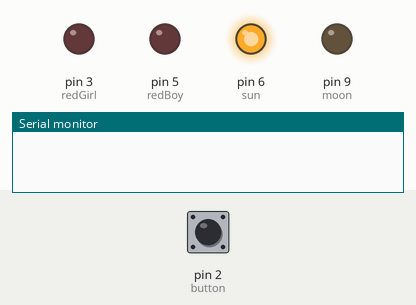
This sketch was run on a simulated Arduino Uno, built with avr-gcc and run on an emulated ATmega328P. On the bench: output pins drawn as LEDs (lit = HIGH), the last lines printed to the serial monitor. The inputs (shaded band) are chosen by the test bench; at power-on: pin 2 (button) LOW.

Above: at 1.2 s.
1.3 s: pin 2 (button) pulled HIGH for 0.25 s
At 2.7 s:
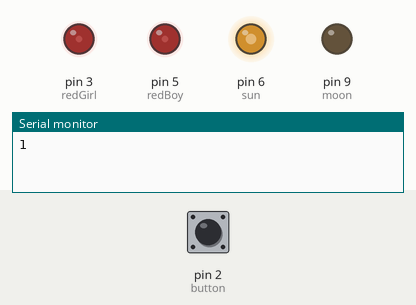
3.1 s: pin 2 (button) pulled HIGH for 1 s
At 4.1 s:
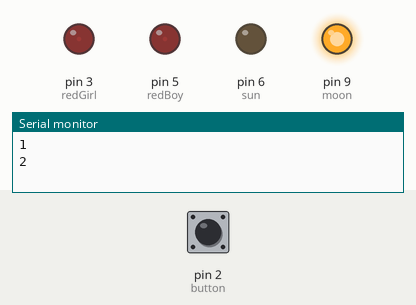
5.6 s: pin 2 (button) pulled HIGH for 0.25 s
At 7.0 s:
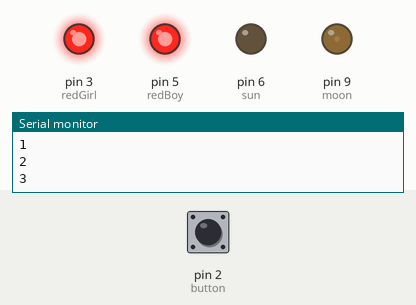
7.3 s: pin 2 (button) pulled HIGH for 3.2 s
At 8.5 s:
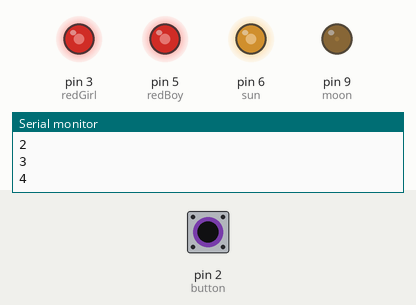
12.0 s: pin 2 (button) pulled HIGH for 0.25 s
At 13.4 s:
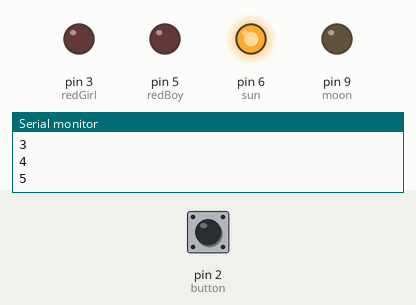
13.9 s: pin 2 (button) pulsed HIGH 5 times (0.12 s each, 0.3 s apart)
At 15.2 s:
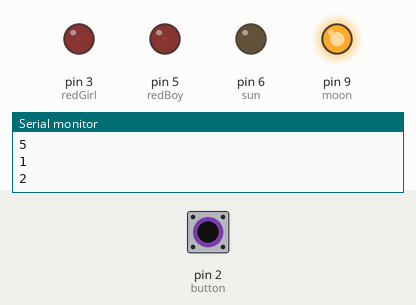
Timing chart, 0 to 16.9 s (numbered marks = the images above; inputs shaded):
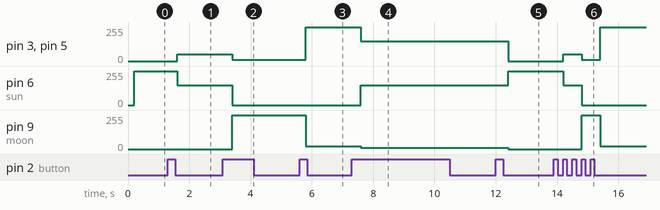

The sketch:

Final_Daisy_s_Diner.ino
```cpp
const int  button = 2;
const int redGirl = 3;
const int redBoy = 5;
const int sun = 6;
const int moon = 9;

int counter = 0;
int state = 0;
int lastState = 0;

void setup()
{
  pinMode(button, INPUT);

  pinMode(redGirl, OUTPUT); //red LED (by girl)
  pinMode(redBoy, OUTPUT); //red LED (by guy)
  pinMode(sun, OUTPUT);   //yellow LED representing sun
  pinMode(moon, OUTPUT); //blue LED representing moon
  Serial.begin(9600);
}


void loop()
{
 state = digitalRead(button);
 delay(200);
 if (state != lastState)
 {
   if (state == HIGH)
   {
     counter++;
    Serial.println(counter);
   }
 }

 lastState = state;

 if (counter == 0)
 {
  analogWrite(sun, 255);
  analogWrite(moon, 0);
  analogWrite(redGirl, 0);
  analogWrite(redBoy, 0);
 }
 else if (counter == 1)
 {
  analogWrite(sun, 150);
  analogWrite(redGirl, 50);
  analogWrite(redBoy, 50);
  analogWrite(moon, 0);

 }
 else if (counter == 2)
 {
  analogWrite(moon, 255);
  analogWrite(redGirl, 10);
  analogWrite(redBoy, 10);
  analogWrite(sun, 0);
 }
 else if (counter == 3)
 {
  analogWrite(redGirl, 255);
  analogWrite(redBoy, 255);
  analogWrite(moon, 20);
  analogWrite(sun, 0);
 }
 else if (counter == 4)
 {
  analogWrite(sun, 150);
  analogWrite(redGirl, 150);
  analogWrite(redBoy, 150);
  analogWrite(moon, 10);
 }
 else
 {
  counter = 0;
  }


}
```

Measured:
- after the input at 1.3 s, pin 3 (redGirl), pin 5 (redBoy): 0/255 → 50/255 after 0.30 s; pin 6 (sun): 255/255 → 150/255 after 0.30 s
- after the input at 3.1 s, pin 3 (redGirl), pin 5 (redBoy): 50/255 → 10/255 after 0.30 s; pin 6 (sun): 150/255 → 0/255 after 0.30 s; pin 9 (moon): 0/255 → 255/255 after 0.30 s
- after the input at 5.6 s, pin 3 (redGirl), pin 5 (redBoy): 10/255 → 255/255 after 0.20 s; pin 9 (moon): 255/255 → 20/255 after 0.20 s
- after the input at 7.3 s, pin 3 (redGirl), pin 5 (redBoy): 255/255 → 150/255 after 0.30 s; pin 6 (sun): 0/255 → 150/255 after 0.30 s; pin 9 (moon): 20/255 → 10/255 after 0.30 s
- after the input at 12.0 s, pin 3 (redGirl), pin 5 (redBoy): 150/255 → 0/255 after 0.40 s; pin 6 (sun): 150/255 → 255/255 after 0.40 s; pin 9 (moon): 10/255 → 0/255 after 0.40 s
- after the input at 13.9 s, pin 3 (redGirl), pin 5 (redBoy): 0/255 → 50/255 after 0.30 s, → 10/255 0.60 s later, → 255/255 0.60 s later; pin 6 (sun): 255/255 → 150/255 after 0.30 s, → 0/255 0.60 s later; pin 9 (moon): 0/255 → 255/255 after 0.90 s, → 20/255 0.60 s later
